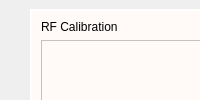
  <widget class="QDockWidget" name="dockRFCalibrations">
   <property name="sizePolicy">
    <sizepolicy hsizetype="Minimum" vsizetype="Preferred">
     <horstretch>0</horstretch>
     <verstretch>0</verstretch>
    </sizepolicy>
   </property>
   <property name="minimumSize">
    <size>
     <width>38</width>
     <height>60</height>
    </size>
   </property>
   <property name="maximumSize">
    <size>
     <width>524287</width>
     <height>524287</height>
    </size>
   </property>
   <property name="autoFillBackground">
    <bool>true</bool>
   </property>
   <property name="features">
    <set>QDockWidget::DockWidgetFloatable|QDockWidget::DockWidgetMovable|QDockWidget::DockWidgetVerticalTitleBar</set>
   </property>
   <property name="allowedAreas">
    <set>Qt::RightDockWidgetArea</set>
   </property>
   <property name="windowTitle">
    <string>RF Calibrations</string>
   </property>
   <attribute name="dockWidgetArea">
    <number>2</number>
   </attribute>
   <widget class="QWidget" name="dockWidgetContents_5">
    <widget class="QFrame" name="frame_3">
     <property name="geometry">
      <rect>
       <x>30</x>
       <y>9</y>
       <width>961</width>
       <height>296</height>
      </rect>
     </property>
     <property name="sizePolicy">
      <sizepolicy hsizetype="Ignored" vsizetype="Preferred">
       <horstretch>0</horstretch>
       <verstretch>0</verstretch>
      </sizepolicy>
     </property>
     <property name="minimumSize">
      <size>
       <width>0</width>
       <height>0</height>
      </size>
     </property>
     <property name="maximumSize">
      <size>
       <width>16777215</width>
       <height>16777215</height>
      </size>
     </property>
     <property name="autoFillBackground">
      <bool>false</bool>
     </property>
     <property name="styleSheet">
      <string notr="true">background-color: rgb(255, 250, 248);</string>
     </property>
     <property name="frameShape">
      <enum>QFrame::WinPanel</enum>
     </property>
     <property name="frameShadow">
      <enum>QFrame::Raised</enum>
     </property>
     <layout class="QVBoxLayout" name="verticalLayout_7">
      <item>
       <layout class="QHBoxLayout" name="horizontalLayout_9">
        <item>
         <layout class="QVBoxLayout" name="verticalLayout_15">
          <item>
           <widget class="QLabel" name="label_37">
            <property name="sizePolicy">
             <sizepolicy hsizetype="Ignored" vsizetype="Preferred">
              <horstretch>0</horstretch>
              <verstretch>0</verstretch>
             </sizepolicy>
            </property>
            <property name="text">
             <string>RF Calibration</string>
            </property>
           </widget>
          </item>
          <item>
           <widget class="PlotWidget" name="pltRFCal">
            <property name="sizePolicy">
             <sizepolicy hsizetype="MinimumExpanding" vsizetype="Expanding">
              <horstretch>0</horstretch>
              <verstretch>0</verstretch>
             </sizepolicy>
            </property>
            <property name="minimumSize">
             <size>
              <width>700</width>
              <height>0</height>
             </size>
            </property>
           </widget>
          </item>
          <item>
           <widget class="QLineEdit" name="leRFCalinfo">
            <property name="sizePolicy">
             <sizepolicy hsizetype="Ignored" vsizetype="Fixed">
              <horstretch>0</horstretch>
              <verstretch>0</verstretch>
             </sizepolicy>
            </property>
           </widget>
          </item>
         </layout>
        </item>
        <item>
         <layout class="QVBoxLayout" name="verticalLayout_19">
          <property name="sizeConstraint">
           <enum>QLayout::SetNoConstraint</enum>
          </property>
          <item>
           <layout class="QGridLayout" name="gridLayout_19">
            <item row="0" column="0" colspan="2">
             <widget class="QPushButton" name="pbRFCalAnalyze">
              <property name="sizePolicy">
               <sizepolicy hsizetype="Minimum" vsizetype="Fixed">
                <horstretch>0</horstretch>
                <verstretch>0</verstretch>
               </sizepolicy>
              </property>
              <property name="maximumSize">
               <size>
                <width>100</width>
                <height>16777215</height>
               </size>
              </property>
              <property name="text">
               <string>RF Cal</string>
              </property>
             </widget>
            </item>
            <item row="3" column="1">
             <widget class="QLabel" name="lblRFAttn180Cal">
              <property name="sizePolicy">
               <sizepolicy hsizetype="Minimum" vsizetype="Minimum">
                <horstretch>0</horstretch>
                <verstretch>0</verstretch>
               </sizepolicy>
              </property>
              <property name="frameShape">
               <enum>QFrame::WinPanel</enum>
              </property>
              <property name="frameShadow">
               <enum>QFrame::Sunken</enum>
              </property>
              <property name="text">
               <string/>
              </property>
             </widget>
            </item>
            <item row="2" column="0">
             <widget class="QLabel" name="label_140">
              <property name="sizePolicy">
               <sizepolicy hsizetype="Minimum" vsizetype="Minimum">
                <horstretch>0</horstretch>
                <verstretch>0</verstretch>
               </sizepolicy>
              </property>
              <property name="text">
               <string>rfAttn90(dB)</string>
              </property>
              <property name="alignment">
               <set>Qt::AlignCenter</set>
              </property>
             </widget>
            </item>
            <item row="3" column="0">
             <widget class="QLabel" name="label_141">
              <property name="sizePolicy">
               <sizepolicy hsizetype="Minimum" vsizetype="Minimum">
                <horstretch>0</horstretch>
                <verstretch>0</verstretch>
               </sizepolicy>
              </property>
              <property name="text">
               <string>rfAttn180(dB)</string>
              </property>
              <property name="alignment">
               <set>Qt::AlignCenter</set>
              </property>
             </widget>
            </item>
            <item row="2" column="1">
             <widget class="QLabel" name="lblRFAttn90Cal">
              <property name="sizePolicy">
               <sizepolicy hsizetype="Minimum" vsizetype="Minimum">
                <horstretch>0</horstretch>
                <verstretch>0</verstretch>
               </sizepolicy>
              </property>
              <property name="frameShape">
               <enum>QFrame::WinPanel</enum>
              </property>
              <property name="frameShadow">
               <enum>QFrame::Sunken</enum>
              </property>
              <property name="text">
               <string/>
              </property>
             </widget>
            </item>
            <item row="1" column="0">
             <widget class="QLabel" name="label_142">
              <property name="maximumSize">
               <size>
                <width>100</width>
                <height>16777215</height>
               </size>
              </property>
              <property name="text">
               <string>nFitPoints</string>
              </property>
             </widget>
            </item>
            <item row="1" column="1">
             <widget class="QSpinBox" name="sbRFCalnFitPoints">
              <property name="value">
               <number>20</number>
              </property>
             </widget>
            </item>
           </layout>
          </item>
          <item>
           <widget class="QFrame" name="frame_9">
            <property name="sizePolicy">
             <sizepolicy hsizetype="Minimum" vsizetype="Preferred">
              <horstretch>0</horstretch>
              <verstretch>0</verstretch>
             </sizepolicy>
            </property>
            <property name="minimumSize">
             <size>
              <width>150</width>
              <height>0</height>
             </size>
            </property>
            <property name="frameShape">
             <enum>QFrame::WinPanel</enum>
            </property>
            <property name="frameShadow">
             <enum>QFrame::Sunken</enum>
            </property>
            <layout class="QVBoxLayout" name="verticalLayout_16">
             <item>
              <widget class="QPushButton" name="pbPlotRFcalSpectra">
               <property name="sizePolicy">
                <sizepolicy hsizetype="Minimum" vsizetype="Fixed">
                 <horstretch>0</horstretch>
                 <verstretch>0</verstretch>
                </sizepolicy>
               </property>
               <property name="text">
                <string>Plot RFcal spectra</string>
               </property>
              </widget>
             </item>
             <item>
              <widget class="QRadioButton" name="rbRFCalPlotSpectra">
               <property name="sizePolicy">
                <sizepolicy hsizetype="Minimum" vsizetype="Fixed">
                 <horstretch>0</horstretch>
                 <verstretch>0</verstretch>
                </sizepolicy>
               </property>
               <property name="text">
                <string>Plot Spectra</string>
               </property>
              </widget>
             </item>
             <item>
              <widget class="QRadioButton" name="rbRFCalPlotFID">
               <property name="sizePolicy">
                <sizepolicy hsizetype="Minimum" vsizetype="Fixed">
                 <horstretch>0</horstretch>
                 <verstretch>0</verstretch>
                </sizepolicy>
               </property>
               <property name="text">
                <string>Plot FID</string>
               </property>
               <property name="checked">
                <bool>true</bool>
               </property>
              </widget>
             </item>
            </layout>
           </widget>
          </item>
          <item>
           <layout class="QVBoxLayout" name="verticalLayout_18">
            <item>
             <widget class="QLabel" name="label_143">
              <property name="sizePolicy">
               <sizepolicy hsizetype="Minimum" vsizetype="Preferred">
                <horstretch>0</horstretch>
                <verstretch>0</verstretch>
               </sizepolicy>
              </property>
              <property name="text">
               <string>Spectra #, RFattn</string>
              </property>
             </widget>
            </item>
            <item>
             <widget class="QLabel" name="lblRFCalAttn">
              <property name="sizePolicy">
               <sizepolicy hsizetype="Minimum" vsizetype="Preferred">
                <horstretch>0</horstretch>
                <verstretch>0</verstretch>
               </sizepolicy>
              </property>
              <property name="frameShape">
               <enum>QFrame::WinPanel</enum>
              </property>
              <property name="frameShadow">
               <enum>QFrame::Sunken</enum>
              </property>
              <property name="text">
               <string/>
              </property>
             </widget>
            </item>
            <item>
             <widget class="QSpinBox" name="sbRFCalSpectra">
              <property name="sizePolicy">
               <sizepolicy hsizetype="Minimum" vsizetype="Fixed">
                <horstretch>0</horstretch>
                <verstretch>0</verstretch>
               </sizepolicy>
              </property>
             </widget>
            </item>
           </layout>
          </item>
          <item>
           <widget class="QFrame" name="frame_10">
            <property name="sizePolicy">
             <sizepolicy hsizetype="Minimum" vsizetype="Preferred">
              <horstretch>0</horstretch>
              <verstretch>0</verstretch>
             </sizepolicy>
            </property>
            <property name="frameShape">
             <enum>QFrame::WinPanel</enum>
            </property>
            <property name="frameShadow">
             <enum>QFrame::Sunken</enum>
            </property>
            <layout class="QVBoxLayout" name="verticalLayout_17">
             <item>
              <widget class="QRadioButton" name="rbPlotRfcalReal">
               <property name="sizePolicy">
                <sizepolicy hsizetype="Minimum" vsizetype="Minimum">
                 <horstretch>0</horstretch>
                 <verstretch>0</verstretch>
                </sizepolicy>
               </property>
               <property name="text">
                <string>Real</string>
               </property>
               <property name="checked">
                <bool>false</bool>
               </property>
              </widget>
             </item>
             <item>
              <widget class="QRadioButton" name="rbPlotRfcalImag">
               <property name="sizePolicy">
                <sizepolicy hsizetype="Minimum" vsizetype="Minimum">
                 <horstretch>0</horstretch>
                 <verstretch>0</verstretch>
                </sizepolicy>
               </property>
               <property name="text">
                <string>Imaginary</string>
               </property>
              </widget>
             </item>
             <item>
              <widget class="QRadioButton" name="rbPlotRfcalMag">
               <property name="sizePolicy">
                <sizepolicy hsizetype="Minimum" vsizetype="Minimum">
                 <horstretch>0</horstretch>
                 <verstretch>0</verstretch>
                </sizepolicy>
               </property>
               <property name="text">
                <string>Magnitude</string>
               </property>
               <property name="checked">
                <bool>true</bool>
               </property>
              </widget>
             </item>
            </layout>
           </widget>
          </item>
         </layout>
        </item>
       </layout>
      </item>
     </layout>
    </widget>
   </widget>
  </widget>
